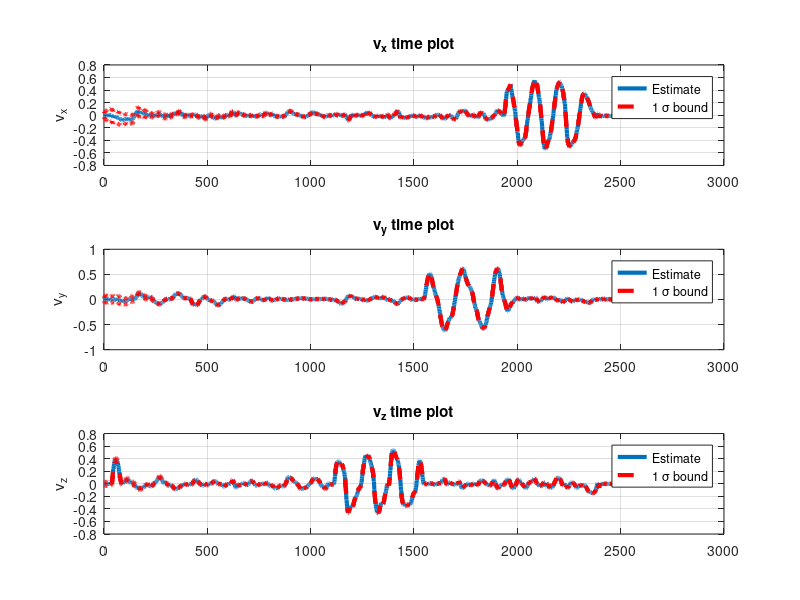

Write the MATLAB code that produced this figure.
clear all;
clc;
data = csvread('imu_velocity.csv');
velocity = data(:,1:3);
sigma_velocity = data(:, 4:6);

%%
figure('Name','Velocity KF','NumberTitle','off');
subplot(311)
plot(velocity(:,1), 'LineWidth', 3);
hold on;
plot(velocity(:,1) + sigma_velocity(:,1), '--r', 'LineWidth', 3);
hold on;
plot(velocity(:,1) - sigma_velocity(:,1), '--r', 'LineWidth', 3);
hold off;
ylabel('v_x');
grid;
title('v_x time plot');
legend('Estimate', '1 \sigma bound');
subplot(312)
plot(velocity(:,2), 'LineWidth', 3);
hold on;
plot(velocity(:,2) + sigma_velocity(:,2), '--r', 'LineWidth', 3);
hold on;
plot(velocity(:,2) - sigma_velocity(:,2), '--r', 'LineWidth', 3);
hold off;
ylabel('v_y');
grid;
title('v_y time plot');
legend('Estimate', '1 \sigma bound');
subplot(313)
plot(velocity(:,3), 'LineWidth', 3);
hold on;
plot(velocity(:,3) + sigma_velocity(:,3), '--r', 'LineWidth', 3);
hold on;
plot(velocity(:,3) - sigma_velocity(:,3), '--r', 'LineWidth', 3);
hold off;
ylabel('v_z');
grid;
title('v_z time plot');
legend('Estimate', '1 \sigma bound');